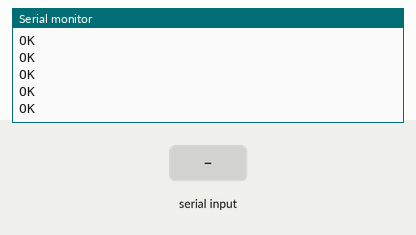
Simulated run of this sketch. Board: Arduino Uno, built with avr-gcc and run on an emulated ATmega328P. Parts: the last lines printed to the serial monitor. The inputs (shaded band) are chosen by the test bench. The modem accepts every AT command (registered, SIM ready, sends succeed) and sends nothing else.

Above: at 3.5 s.
3.6 s: "+CGNSINF: 1,1," received over Serial
At 4.8 s:
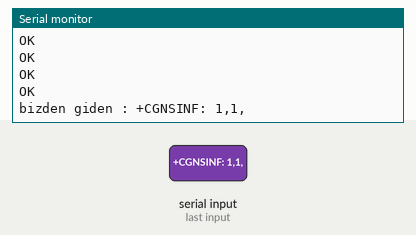
5.4 s: "+CGNSINF: 1,1," received over the second serial link
At 6.1 s:
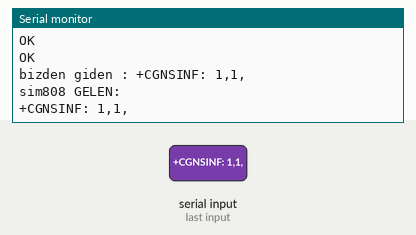
7.1 s: "+CGNSINF: 0," received over Serial
At 8.5 s:
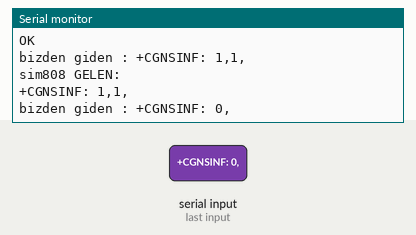
8.8 s: "+CGNSINF: 0," received over the second serial link
At 9.9 s:
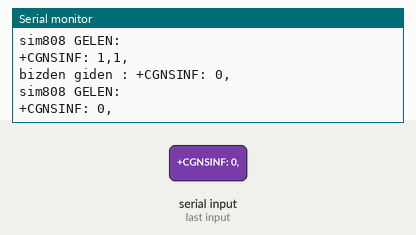
10.5 s: "konum" received over Serial
At 11.2 s:
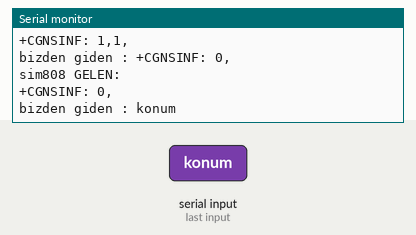
12.1 s: "konum" received over the second serial link
At 13.4 s:
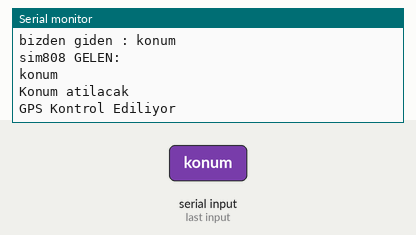

The sketch:

ELEKTRO_PROJE.ino
```cpp
#include <SoftwareSerial.h>
SoftwareSerial sim808(2, 3);

unsigned long donguzaman = 0;
unsigned long serialzaman = 0;


String phone_no = "5422659439";
String msggelen;
String msggiden;
String latitude, longitude, tarih, enlem, boylam, yil, gun, ay, saat, dakika, rakim, hiz, zaman;

#define bir 1
#define onn 10
#define yuz 100
#define ikiyuz 200


String getValue(String data, char separator, int index)
{
  int found = 0;
  int strIndex[] = {0, -1};
  int maxIndex = data.length() - 1;

  for (int i = 0; i <= maxIndex && found <= index; i++)
  {
    if (data.charAt(i) == separator || i == maxIndex) {
      found++;
      strIndex[0] = strIndex[1] + 1;
      strIndex[1] = (i == maxIndex) ? i + 1 : i;
    }
  }

  return found > index ? data.substring(strIndex[0], strIndex[1]) : "";
}

void gpskonum()
{
  Serial.println("GPS Kontrol Ediliyor");
  sim808.print("AT+CGNSINF\r\n");                                           delay(bir);
  readsimPort();

  if (msggelen != "")
  {
    Serial.println("Konum sim808 GELEN:  " );
    Serial.println(msggelen);
  }

  if ((msggelen.indexOf("+CGNSINF: 1,1,") > -1))
  {
    Serial.println("GPS Aktif Konum Bulundu :");                            delay(onn);
    tarih = getValue(msggelen, ',', 2);                                     delay(onn);
    yil = tarih.substring(0, 4);                                            delay(onn);
    //Serial.print("Tarih :" + yil);                                          delay(onn);
    ay = tarih.substring(4, 6);                                             delay(onn);
    //Serial.print("/" + ay);                                                 delay(onn);
    gun = tarih.substring(6, 8);                                            delay(onn);
    //Serial.println("/" + gun);                                              delay(onn);
    saat = tarih.substring(8, 10);                                          delay(onn);
    //Serial.print("Saat :" + saat);                                          delay(onn);
    dakika = tarih.substring(10, 12);                                       delay(onn);
    //Serial.println(":" + dakika);                                           delay(onn);

    enlem = getValue(msggelen, ',', 3);                                     delay(onn);
    latitude = enlem.substring(0, 10);                                      delay(onn);
    //Serial.println("Enlem :" + latitude);                                   delay(onn);

    boylam = getValue(msggelen, ',', 4);                                    delay(onn);
    longitude = boylam.substring(0, 11);                                    delay(onn);
    Serial.println("Boylam :" + longitude);                                 delay(onn);

    Serial.println("Konum Linki:");                                               delay(onn);
    Serial.print("https://www.google.com/maps/search/?api=1&query=" + latitude);  delay(onn);
    Serial.println("," + longitude);                                              delay(onn);

    rakim = getValue(msggelen, ',', 5);                                     delay(onn);
    rakim = rakim.substring(0, 6);                                          delay(onn);
    //Serial.println("Rakım :" + rakim + " metre");                           delay(onn);

    hiz = getValue(msggelen, ',', 6);                                       delay(onn);
    hiz = hiz.substring(0, 5);                                              delay(onn);
    //Serial.println("Hiz :" + hiz + " km/h");                                delay(onn);
    msggelen = "";                                                          delay(onn);
    readsimPort();                                                          delay(onn);

    //mesaj atiliyor
    sim808.print("AT+CMGS=\"+90");
    sim808.print(phone_no);
    sim808.print("\"\r\n");                                                                           delay(50);
    sim808.println("Konum Linki:");                                                                   delay(onn);
    sim808.println("https://www.google.com/maps/search/?api=1&query=" + latitude + "," + longitude);  delay(onn);
    sim808.println("Tarih :" + gun + "/" + ay + "/" + yil);                                           delay(onn);
    sim808.println("Saat :" + saat + ":" + dakika);                                                   delay(onn);
    sim808.println("Hiz :" + hiz + " km/h");                                                          delay(onn);
    sim808.println("Rakim :" + rakim + " metre");                                                     delay(onn);
    sim808.println((char)26);                                                                         delay(yuz);
    sim808.flush();                                                                                   delay(onn);
  }

  else if ((msggelen.indexOf("+CGNSINF: 1,0,") > -1))
  {
    Serial.println("GPS Aktif Konum Bulunamadi lutfen bekleyiniz:");          delay(onn);

  }
  else if ((msggelen.indexOf("+CGNSINF: 0,") > -1))
  {
    Serial.println("GPS Kapali Acilacak :");                                  delay(onn);
  }
  else
  {
    msggelen = "";                                                            delay(onn);
  }
}

void verikontrol()
{
  if (((msggelen.indexOf("konum") > -1) || (msggelen.indexOf("Konum") > -1) || (msggelen.indexOf("KONUM") > -1)))
  {
    Serial.println("Konum atilacak");                                       delay(yuz);
    msggelen = "";                                                          delay(onn);
    return gpskonum();
  }
}
void setup()
{

  Serial.begin(9600);               delay(bir);
  sim808.begin(9600);               delay(bir);


  setsim808();
}

void loop()
{
  donguzaman = millis();
  readsimPort();
  readSerialPort();


  if (msggelen != "")
  {
    Serial.println("sim808 GELEN:  " );
    Serial.println(msggelen);
    verikontrol();
    msggelen = "";
  }
  if (msggiden != "")
  {
    Serial.print("bizden giden : " );
    Serial.println(msggiden);
    sim808.print(msggiden);
    msggiden = "";
  }
}


void setsim808()
{
  Serial.println("at komutlar manuel gonderildi"); delay(onn);

  sim808.print("AT+CGPSPWR=1\r\n");               delay(ikiyuz);
  sim808.print("AT+CGNSSEQ=RMC\r\n");             delay(ikiyuz);
  sim808.print("AT+CGPSRST=0\r\n");             delay(yuz);

  sim808.print("AT+CMGF=1\r\n");                delay(ikiyuz);
  sim808.print("AT+CNMi=2,2,0,0,0\r\n");        delay(ikiyuz);
  sim808.print("AT+CLIP=1\r\n");                delay(ikiyuz);
  sim808.print("AT+DDET=1\r\n");                delay(ikiyuz);
  sim808.print("AT+CNUM\r\n");                  delay(ikiyuz);
  sim808.print("AT+CLCC=1\r\n");                delay(ikiyuz);
  sim808.print("ATS0=1\r\n");                   delay(ikiyuz);
  sim808.print("AT+CMGDA=DEL ALL\r\n");         delay(yuz);
  sim808.print("AT&W\r\n");                     delay(ikiyuz);

}
void readsimPort()
{
  serialzaman = donguzaman;    delay(bir);
  while ((donguzaman - serialzaman) < 200)
  {
    donguzaman = millis();
    while (sim808.available())
    {
      donguzaman = millis();
      serialzaman = donguzaman;
      char c = sim808.read();
      msggelen += c;
    }
  }
  sim808.flush();
}

void readSerialPort() {
  while (Serial.available())
  {
    delay(onn);
    if (Serial.available() > 0)
    {
      char d = Serial.read();
      msggiden += d;
    }
  }
  Serial.flush();
}
```

Measured:
- after the input at 3.6 s, the serial monitor: prints a new line after 0.32 s (image 1)
- after the input at 5.4 s, the serial monitor: prints a new line after 0.22 s (image 2)
- after the input at 7.1 s, the serial monitor: prints a new line after 0.22 s (image 3)
- after the input at 8.8 s, the serial monitor: prints a new line after 0.20 s (image 4)
- after the input at 10.5 s, the serial monitor: prints a new line after 0.15 s (image 5)
- after the input at 12.1 s, the serial monitor: prints a new line after 0.20 s (image 6)
